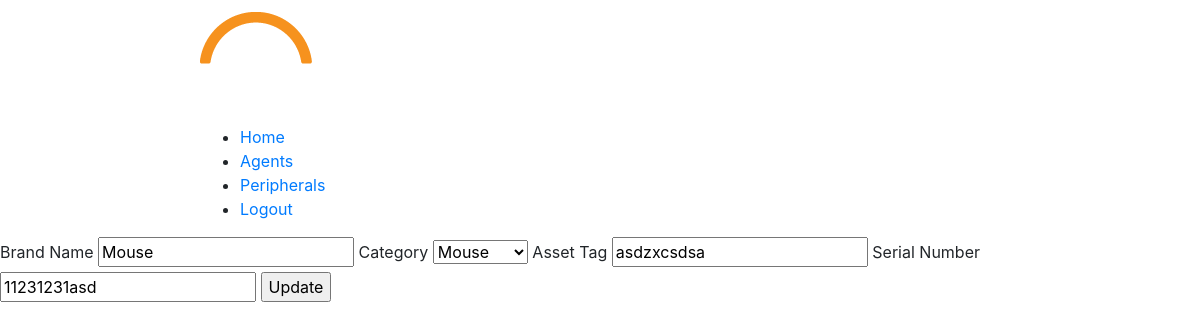
Before: /update-asset/2 (signed in) with the older database file.
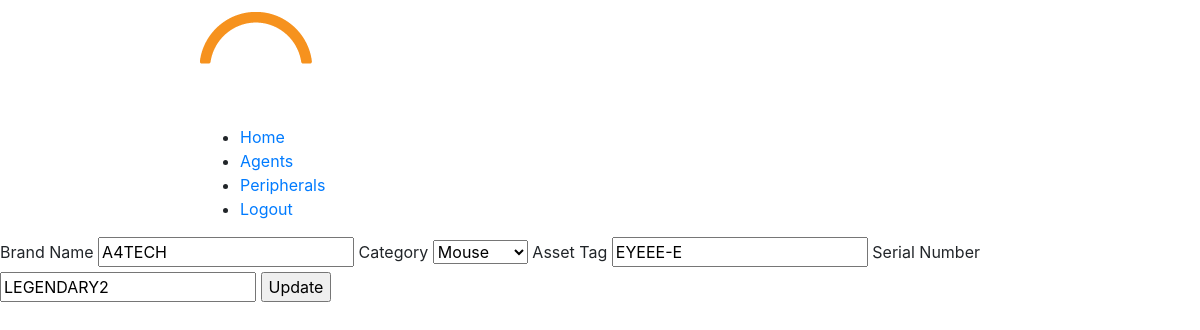
After: the same page with the newer database file.
### models.py (models this page shows)
class Stock(db.Model):
    __tablename__ = 'stock'
    id = db.Column(db.Integer, primary_key=True, autoincrement=True)
    name = db.Column(db.Text, unique=False, nullable=False)
    category = db.Column(db.String(30), unique=False, nullable=False)
    asset_tag = db.Column(db.String(30), unique=False, nullable=False)
    serial_number = db.Column(db.String(30), unique=False, nullable=False)

### main.py (the view, shortened to what this page needs)
@app.route("/update-asset/<num>", methods=['GET', 'POST'])
@login_required
def asset_update(num):
    form = addAsset()
    asset = Stock.query.filter_by(id=num).first()
    return render_template('update-asset.html', form=form, asset=asset,num=num)

### form.py
class addAsset(FlaskForm):
    name = StringField(label='Brand Name', validators=[DataRequired(), InputRequired()])
    category = SelectField(label='Category', choices=['Mouse', 'Keyboard'])
    asset_tag = StringField(label='Asset Tag', validators=[DataRequired()], default="None")
    serial_no = StringField(label='Serial Number', validators=[DataRequired()], default="None")

### main.py (called while the page is built)
@login_manager.user_loader
def load_user(user_id):
    return db.session.get(User,(user_id))

### templates/update-asset.html (shortened to what this page needs)
<!DOCTYPE html>
<html lang="en">
<head>
    <link rel="stylesheet" href="//maxcdn.bootstrapcdn.com/bootstrap/4.0.0/css/bootstrap.min.css">
    <link rel="stylesheet" href="https://cdn.jsdelivr.net/npm/bootstrap-icons@1.3.0/font/bootstrap-icons.css">
</head>
<body>
    <header>
        <nav>
         <a href="{{ url_for('home') }}"><img src="static\css\assets\orkestra-main-logo.png" alt=""></a>
         <div class="nav-links">
            <ul>
                <li><a href="{{ url_for('home') }}">Home</a></li>
                <li><a href="{{ url_for('search') }}">Agents</a></li>
                <li><a href="{{ url_for('asset_view') }}">Peripherals</a></li>
                <li><a href="{{ url_for('login') }}">Logout</a></li>
            </ul>
        </div>
        </nav>
    </header>
    <form method="POST" action="{{ url_for('asset_update', num=num) }}">
        {{ form.name.label }}
        {{ form.name(size=20, value=asset.name) }}
        {{ form.category.label }}
        {{ form.category() }}
        {{ form.asset_tag.label }}
        {{ form.asset_tag(size=20, value=asset.asset_tag) }}
        {{ form.serial_no.label }}
        {{ form.serial_no(size=20, value=asset.serial_number) }}
         <input type="submit" value="Update">
      </form>
</body>
</html>

Changed rows visible on the page:
changed Stock "Mouse": name "Mouse" → "A4TECH"; asset_tag "asdzxcsdsa" → "EYEEE-E"
Other visible differences:
form field serial_no: "11231231asd" → "LEGENDARY2"
